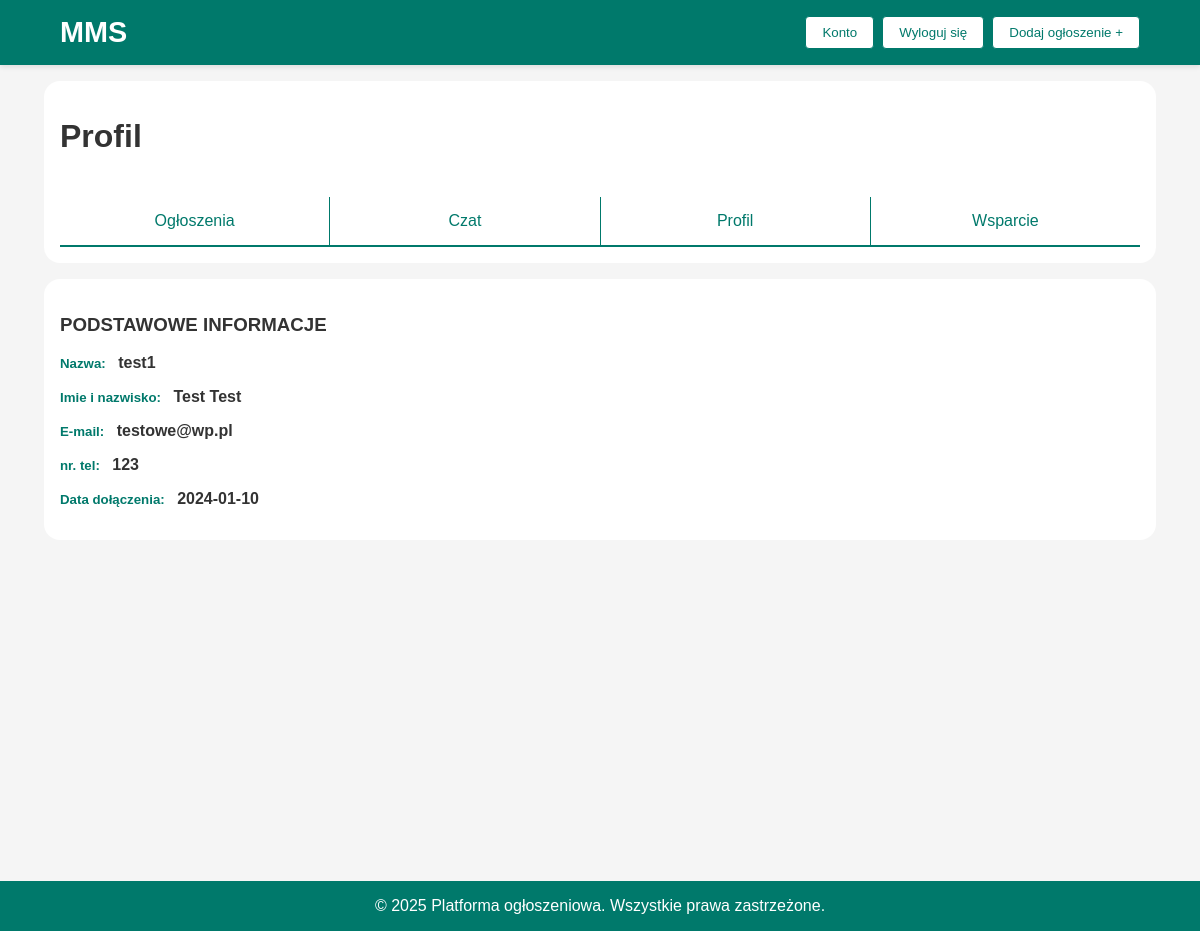
The page /profil.php (signed in) on the database its author committed.
### tables this page shows
CREATE TABLE `uzytkownicy` (
  `uzytkownik_ID` int(16) NOT NULL,
  `nazwa` varchar(256) NOT NULL,
  `imie` varchar(100) NOT NULL,
  `nazwisko` varchar(100) NOT NULL,
  `email` varchar(256) NOT NULL,
  `haslo` varchar(256) NOT NULL,
  `numer` int(16) NOT NULL,
  `data_dolaczenia` date DEFAULT NULL,
  `rodzaj_konta` enum('uzytkownik','admin') NOT NULL DEFAULT 'uzytkownik'
);

### profil.php (the view, shortened to what this page needs)
<?php
include 'db_connect.php';
$uzytkownik_ID = $_SESSION['uzytkownik_ID'];
$sql = "SELECT nazwa, imie, nazwisko, email, numer, data_dolaczenia
        FROM uzytkownicy
        WHERE uzytkownik_ID = ?";
$stmt = $conn->prepare($sql);
$stmt->bind_param("i", $uzytkownik_ID);
$stmt->execute();
$stmt->bind_result($nazwa_uzytkownika, $imie, $nazwisko, $email, $numer, $data_dolaczenia);
?>
<!DOCTYPE html>
<html lang="pl">
<head>
    <link rel="stylesheet" href="style.css">
</head>
<body>
    <header>
        <div class="container-nav">
            <div class="logo"><a href="index.php">MMS</a></div>
            <div class="user-options">
                <?php if (isset($_SESSION['uzytkownik_ID'])): ?>
                    <a href="konto.php"><button>Konto</button></a>
                    <a href="logout.php"><button>Wyloguj się</button></a>
                    <a href="addAd.php"><button>Dodaj ogłoszenie +</button></a>
                <?php else: ?>
                    <a href="login.php"><button>Zaloguj się</button></a>
                    <a href="register.php"><button>Zarejestruj się</button></a>
                <?php endif; ?>
            </div>
        </div>
    </header>
    <main>
        <div class="container">
            <h1>Profil</h1>
            <div class="menu">
                <a href="konto.php">Ogłoszenia</a>
                <a href="czat.php">Czat</a>
                <a href="profil.php">Profil</a>
                <a href="wsparcie.php">Wsparcie</a>
            </div>
        </div>
        <div class="container">
            <h3>PODSTAWOWE INFORMACJE</h3>
            <div class="info">
                <h5>Nazwa:</h5>
                <h4><?php echo htmlspecialchars($nazwa_uzytkownika); ?></h4>
            </div>
            <div class="info">
                <h5>Imie i nazwisko:</h5>
                <h4><?php echo htmlspecialchars($imie . " " . $nazwisko); ?></h4>
            </div>
            <div class="info">
                <h5>E-mail:</h5>
                <h4><?php echo htmlspecialchars($email); ?></h4>
            </div>
            <div class="info">
                <h5>nr. tel:</h5>
                <h4><?php echo htmlspecialchars($numer); ?></h4>
            </div>
            <div class="info">
                <h5>Data dołączenia:</h5>
                <h4><?php echo htmlspecialchars($data_dolaczenia); ?></h4>
            </div>
        </div>
    </main>
    <footer>
        <p>&copy; 2025 Platforma ogłoszeniowa. Wszystkie prawa zastrzeżone.</p>
    </footer>
</body>
</html>

### style.css (style rules this page uses)
body { font-family: Arial, sans-serif; margin: 0; padding: 0; background-color: #f5f5f5; color: #333; }
header { background-color: #00796b; padding: 1rem 0; color: #fff; box-shadow: 0 2px 5px rgba(0, 0, 0, 0.1); }
main { min-height: 100vh; }
.logo { font-size: 1.8rem; font-weight: bold; }
.logo a { color: inherit; text-decoration: none; }
.container-nav { width: 90%; max-width: 1200px; margin: 0 auto; display: flex; justify-content: space-between; align-items: center; }
.container { width: 90%; max-width: 1200px; margin: 1rem auto; display: flex; flex-direction: column; }
.user-options { display: flex; gap: 0.5rem; }
.user-options button { background-color: #fff; color: #00796b; border: 1px solid #00796b; padding: 0.5rem 1rem; border-radius: 4px; cursor: pointer; transition: background-color 0.3s ease, color 0.3s ease; }
footer { background-color: #00796b; color: #fff; text-align: center; padding: 1rem 0; }
footer p { margin: 0; }
a, a:visited { text-decoration: none; color: inherit; }

### profil.php (style rules this page uses)
.container { background-color: white; padding: 1rem; border-radius: 1rem; }
.menu { display: flex; justify-content: space-between; margin-top: 20px; border-bottom: 2px solid #00796b; }
.menu a { flex: 1; text-align: center; color: #00796b; padding: 15px 0; text-decoration: none; transition: background-color 0.3s ease, color 0.3s ease; border-right: 1px solid #00796b; }
.menu a:last-child { border-right: none; }
.info { margin-bottom: 1rem; }
.info h5 { display: inline; margin-right: 0.5rem; color: #00796b; }
.info h4 { display: inline; }

### rows shown on the page
uzytkownicy: nazwa "test1", imie+nazwisko "Test Test", email "testowe@wp.pl", numer "123", data_dolaczenia "2024-01-10"
